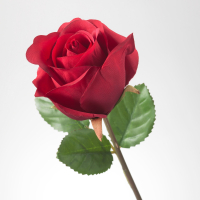
#> input picture linalg/flower.jpg, 200 x 200 px
$ jupyter execute '83강_02_특이값분해_이미지손실압축_예제.ipynb'
#> lines starting #> are read from the running program, lines starting #| are printed output that depends on the picture
# 83강 특이값 분해 - 이미지손실압축 예제

- [frankcleary 주피터](https://nbviewer.jupyter.org/gist/frankcleary/4d2bd178708503b556b0)를 참고했다.
- 이전에 고유값 벡터로 이미지를 근사하는 예제를 만들어봤었다.
- 이번에는 SVD로 근사치를 계산하는 예제를 만들어본다.
- 흑백이미지로 테스트 한다.

### TOC
1. 넘파이 함수 확인 - np.linalg.svd()
1. 근사치 계산 로직 정리
1. 특이값 분해 - 정방행렬
1. 특이값 분해 - 가로가 긴 이미지
1. 특이값 분해 - 세로가 긴 이미지

## 넘파이 함수 확인
- 넘파이의 np.linalg.svd()로 특이값 분해를 한다.
- np.linalg.svd()를 이용하여
$A$행렬을 $ U \Sigma V^T$로 분해한 뒤 다시 곱하면 원래 $A$가 나오는 것을 확인해보자.

[cell 1]
import matplotlib.pylab as plt
import numpy as np
import functools

[cell 2]
a = np.array([[2,3,4],[4,2,5],[7,8,9]])
U,sigma,VT = np.linalg.svd(a)

print('Left Singular Matrix =', U.shape)
print('Singular values =', sigma)
print('Right Singular Matrix =', VT.shape)

# 분해해서 다시 곱하면 원래 행렬값과 동일한 것을 알 수 있다.
U @ np.diag(sigma) @ VT

### 근사치 계산 로직 정리
**계산의 효율성 문제**
- 예를 들어 너비가 200인 정사각 이미지를, N=2로 근사치 행렬을 만들려면?

- $ U \Sigma V^T $에서 $ \Sigma $의 대각원소는 200개

- N=2로 근사치 행렬을 만든다는 것은 $ \Sigma $의 대각원소를 2개만 사용하겠다는 의미

- 그러면 $ \Sigma $의 세번째 이후의 대각원소를 0으로 두고 행렬을 곱해야겠다고 생각했다.

- 물론 이렇게 해도 되지만, 불필요한 행렬곱셈을 하게 된다.
    - 세번째 대각원소는 0이므로 곱하지 않아도 된다.
    - 따라서 198개의 원소가 의미없이 행렬곱셈에 투입되는 것이다.

**다음과 같이 로직을 정리하면 되겠다**

- N=1이면,
    - $ \Sigma $는 1행 1열만 사용한다.
    - 그래서 $U\Sigma$ 행렬곱에서 $U$는 200행 1열만 의미가 있다. 다른 열은 곱해도 0이다.
    - 또 $\Sigma V^T$ 행렬곱에서 $V^T$의 1행 200열만 의미가 있다. 다른 행은 곱해도 0이다.
    - 따라서 $N=1$ 일때 행렬곱의 형태는
    $ U_{200x1} \, \Sigma_{1x1} \, V^T_{1x200} $

- N=2이면,
    - $ \Sigma $는 2행 2열만 사용한다.
    - 그래서 $U\Sigma$ 행렬곱에서 $U$의 200행 2열만 의미가 있다. 다른 열은 곱해도 0이다.
    - 또 $\Sigma V^T$ 행렬곱에서 $V^T$도 2행 200열만 의미가 있다. 다른 행은 곱해도 0이다.
    - 따라서 $N=2$ 일때 행렬곱의 형태는
    $ U_{200x2} \, \Sigma_{2x2} \, V^T_{2x200} $

> 그리고 N의 최대값은 특이값의 개수이다.( $\sigma_n$ )

## 특이값 분해 - 정방행렬

[cell 3]
# OpenCV 임포트
import cv2

### 공통함수

[cell 4]
# matplotlib에 이미지 표시하는 유틸리티 함수
def plot_img(ax, title, img, color=cv2.COLOR_BGR2RGB):
    ax.set_title(title)
    ax.imshow(cv2.cvtColor(img, color))

### 테스트 이미지 준비
- 코드를 단순화하기 위해 흑백이미지로 테스트한다

[cell 5]
org_img1 = cv2.imread('flower.jpg', cv2.IMREAD_COLOR)
#> org_img1 is the input picture: shape (200, 200, 3); mean B, G, R 179.7, 181.2, 205.6
TEST_IMG1 = cv2.cvtColor(org_img1, cv2.COLOR_BGR2GRAY)

fig, ax = plt.subplots(1, 2, figsize=(10,6))
plot_img(ax[0], f'Original w={org_img1.shape[1]}, h={org_img1.shape[0]}', org_img1)
plot_img(ax[1], f'Test w={org_img1.shape[1]}, h={org_img1.shape[0]}', TEST_IMG1)

### 이미지 행렬을 SVD로 분해
- U, sigma, VT 로 분해한다.

[cell 6]
U, sigma, VT = np.linalg.svd(TEST_IMG1)
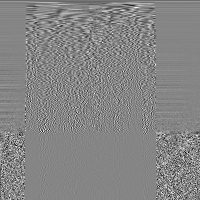
#> VT: shape (200, 200) float64; min -0.434, max 0.394, mean -0.000432; drawn with min black and max white
#> sigma = 200 values, max 39284.4 at index 0, min 0.019 at index 199, mean 408.9
print('Left Singular Matrix =', U.shape)
#| Left Singular Matrix = (200, 200)
print('Singular values =', sigma.shape)
#| Singular values = (200,)
print('Right Singular Matrix =', VT.shape)
#| Right Singular Matrix = (200, 200)
#| (200, 2)
#| (2, 2)
#| (2, 200)

### N에 따라 근사치 행렬을 만드는 함수

[cell 7]
# 2차원행렬의 근사치 계산
def approx(n,u_mat, sigma, vt_mat):
#> called with n = 1, sigma = array of shape (200,)
    nn = np.min((n, len(sigma)))
#> nn = 1

    # U는 n열만 계산에 포함
    # sigma는 n개만 계산에 포함
    # V는 n행만 계산에 포함
    mat = u_mat[:,:nn] @ np.diag(sigma[:nn]) @ vt_mat[:nn, :]
    # 근사치라서 255보다 조금 클 수도 있고
    # 0보다 조금 작을 수도 있다. 0~255사이로 보정
    return np.clip(mat, 0, 255).astype('uint8')

### N값별로 이미지 확인

[cell 8]
# functools.partial로 함수를 단순화
approximate = functools.partial(approx,
                                u_mat=U,
                                sigma=sigma,
                                vt_mat=VT)
print(U[:,:2].shape)
print(np.diag(sigma[:2]).shape)
print(VT[:2, :].shape)
fig, ax = plt.subplots(2, 3)
fig.set_size_inches(w=14, h=10)
plot_img(ax[0,0], 'Original', TEST_IMG1)
plot_img(ax[0,1], 'N=1', approximate(n=1))
plot_img(ax[0,2], 'N=5', approximate(n=5))
plot_img(ax[1,0], 'N=10', approximate(n=10))
plot_img(ax[1,1], 'N=30', approximate(n=30))
plot_img(ax[1,2], 'N=80', approximate(n=80))

## 특이값 분해 - 가로가 긴 행렬
- 고유값 분해는 대칭 행렬만 가능했는데
- 특이값 분해는 대칭이 아니어도 되고, 정방행렬이 아니어도 된다.

[cell 9]
org_img2 = cv2.imread('yeona.jpg', cv2.IMREAD_COLOR)
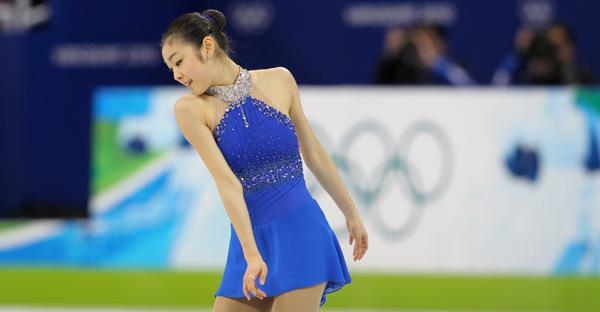
#> input picture linalg/yeona.jpg, 600 x 312 px
#> org_img2 is the input picture: shape (312, 600, 3); mean B, G, R 136.6, 127.6, 112
TEST_IMG2 = cv2.cvtColor(org_img2, cv2.COLOR_BGR2GRAY)

fig, ax = plt.subplots(1, 2, figsize=(14,6))
plot_img(ax[0], f'Original w={org_img2.shape[1]}, h={org_img2.shape[0]}', org_img2)
plot_img(ax[1], f'Test w={org_img2.shape[1]}, h={org_img2.shape[0]}', TEST_IMG2)

[cell 10]
# height,width = org_img.shape
U, sigma, VT = np.linalg.svd(TEST_IMG2)
#> U: shape (312, 312) float64
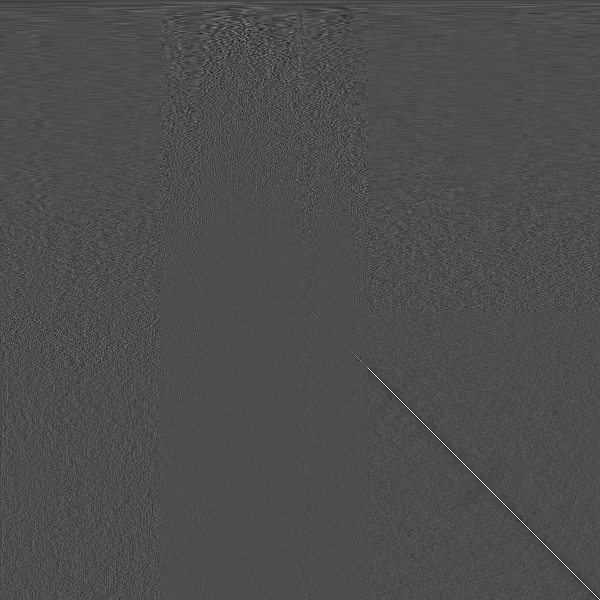
#> VT: shape (600, 600) float64; min -0.358, max 0.822, mean -9.82e-05; drawn with min black and max white
#> sigma = 312 values, max 59957.8 at index 0, min 4.71 at index 311, mean 478.2
print('Left Singular Matrix =', U.shape)
#| Left Singular Matrix = (312, 312)
print('Right Singular Matrix =', VT.shape)
#| Right Singular Matrix = (600, 600)
print('sigma =', sigma.shape)
#| sigma = (312,)

[cell 11]
approximate = functools.partial(approx, u_mat=U, sigma=sigma, vt_mat=VT)

fig, ax = plt.subplots(2, 3)
fig.set_size_inches(w=24, h=9)
plot_img(ax[0,0], 'Original', TEST_IMG2)
plot_img(ax[0,1], 'N=1', approximate(n=1))
#> in approx (call 6), `nn = np.min((n, len(sigma)))`: nn = 1
#> in approx (call 6), `mat = u_mat[:,:nn] @ np.diag(sigma[:nn]) @ vt_mat[:nn, :]`:
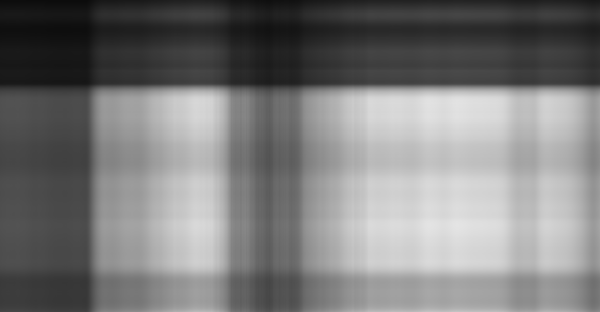
#> mat: shape (312, 600) float64; min 12.04, max 228.4, mean 123.1
plot_img(ax[0,2], 'N=5', approximate(n=5))
plot_img(ax[1,0], 'N=10', approximate(n=10))
plot_img(ax[1,1], 'N=30', approximate(n=30))
plot_img(ax[1,2], 'N=50', approximate(n=50))

## 특이값 분해 - 세로가 긴 행렬
- 세로가 긴 이미지도 잘 되는지 테스트해보자.
- 로직은 동일하다.

[cell 12]
org_img3 = cv2.imread('seolhyun.jpg', cv2.IMREAD_COLOR)
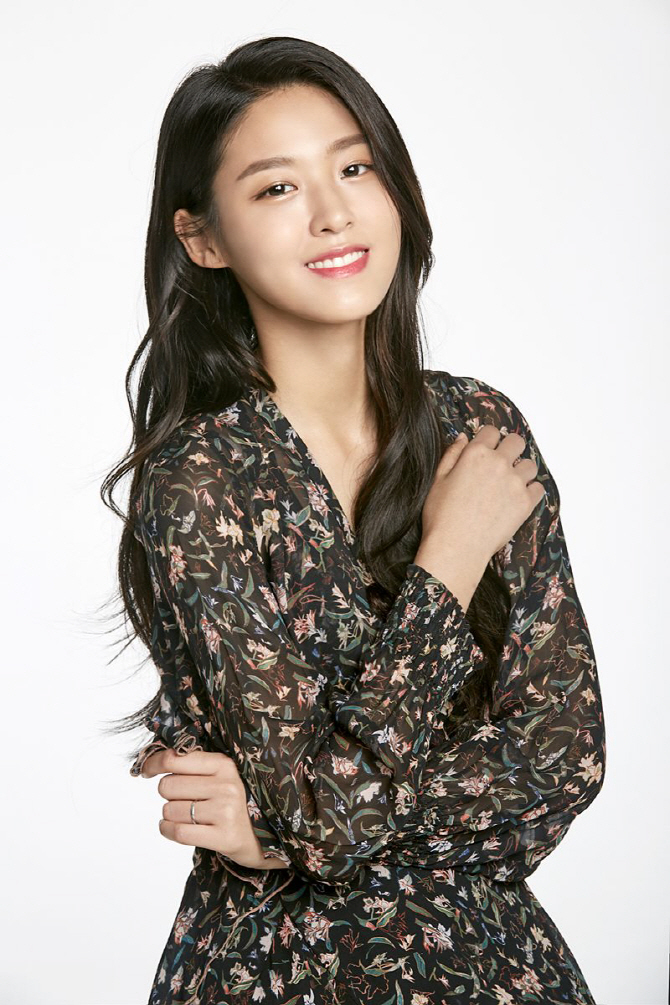
#> input picture linalg/seolhyun.jpg, 670 x 1005 px
#> org_img3 is the input picture: shape (1005, 670, 3); mean B, G, R 157.7, 163.8, 170.6
TEST_IMG3 = cv2.cvtColor(org_img3, cv2.COLOR_BGR2GRAY)

fig, ax = plt.subplots(1, 2, figsize=(8,6))
plot_img(ax[0], f'Original w={org_img3.shape[1]}, h={org_img3.shape[0]}', org_img3)
plot_img(ax[1], f'Test w={org_img3.shape[1]}, h={org_img3.shape[0]}', TEST_IMG3)

[cell 13]
# height,width = org_img.shape
U, sigma, VT = np.linalg.svd(TEST_IMG3)
#> U: shape (1005, 1005) float64
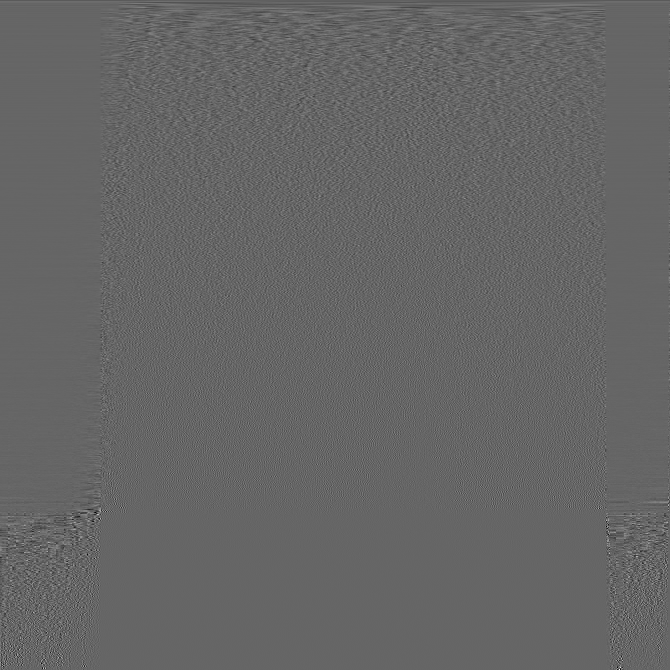
#> VT: shape (670, 670) float64; min -0.465, max 0.697, mean -9.03e-05; drawn with min black and max white
#> sigma = 670 values, max 145622 at index 0, min 0.973 at index 669, mean 917.4
print('Left Singular Matrix =', U.shape)
#| Left Singular Matrix = (1005, 1005)
print('Right Singular Matrix =', VT.shape)
#| Right Singular Matrix = (670, 670)
print('sigma =', sigma.shape)
#| sigma = (670,)

[cell 14]
approximate = functools.partial(approx, u_mat=U, sigma=sigma, vt_mat=VT)

fig, ax = plt.subplots(2, 3)
fig.set_size_inches(w=12, h=12)
plot_img(ax[0,0], 'Original', TEST_IMG3)
plot_img(ax[0,1], 'N=1', approximate(n=1))
#> in approx (call 11), `nn = np.min((n, len(sigma)))`: nn = 1
#> in approx (call 11), `return np.clip(mat, 0, 255).astype('uint8')`:
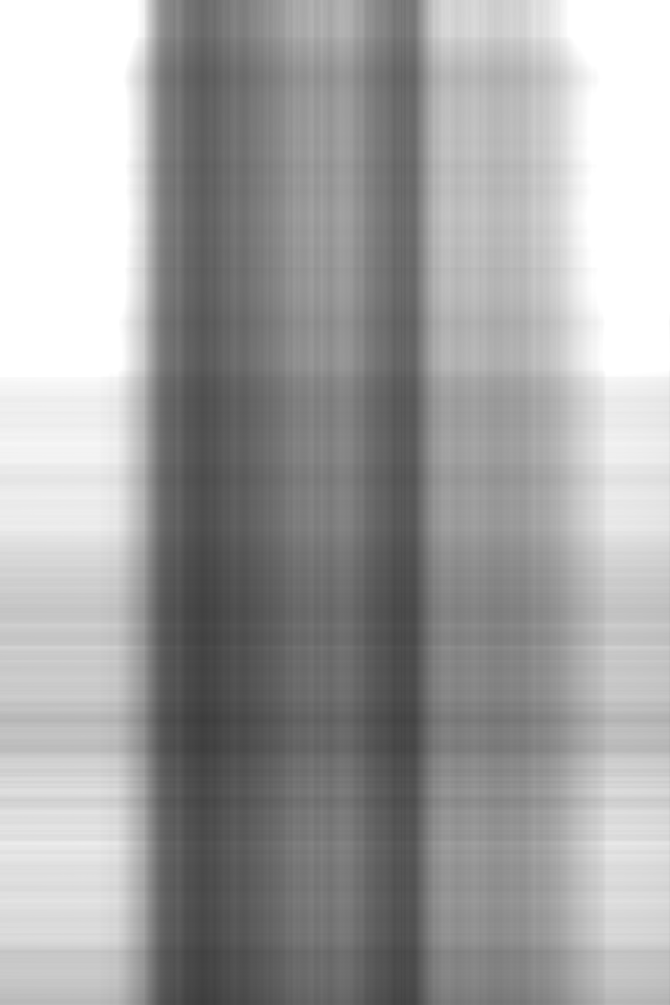
#> returned value: shape (1005, 670); min 60, max 255, mean 162.7
plot_img(ax[0,2], 'N=5', approximate(n=5))
plot_img(ax[1,0], 'N=10', approximate(n=10))
plot_img(ax[1,1], 'N=30', approximate(n=30))
#> in approx (call 14), `nn = np.min((n, len(sigma)))`: nn = 30
#> in approx (call 14), `mat = u_mat[:,:nn] @ np.diag(sigma[:nn]) @ vt_mat[:nn, :]`:
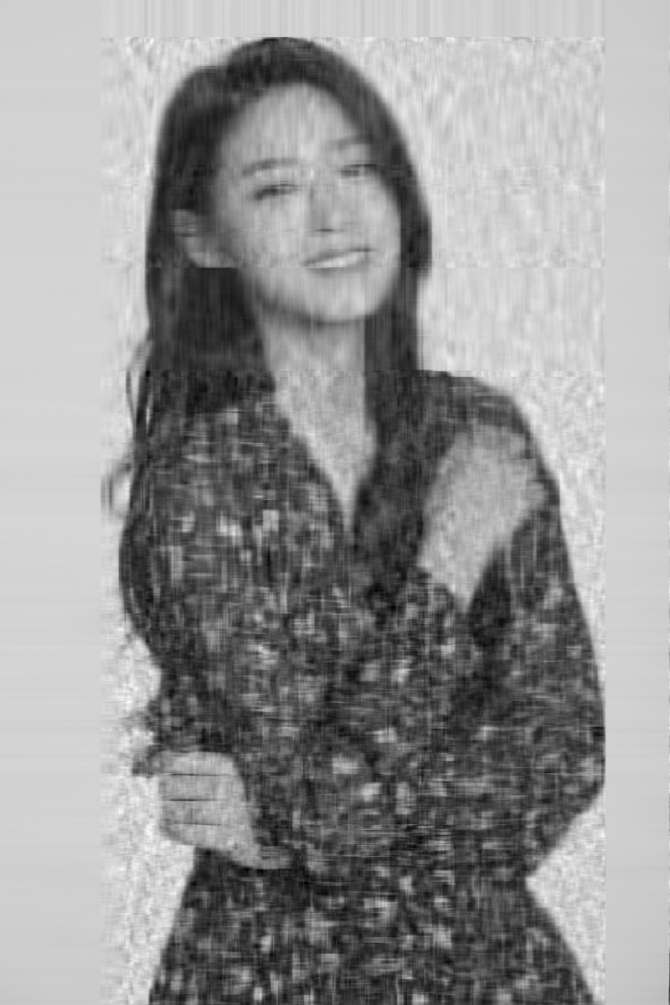
#> mat: shape (1005, 670) float64; min -32.25, max 307.2, mean 165.1; drawn with min black and max white
#> in approx (call 14), `return np.clip(mat, 0, 255).astype('uint8')`:
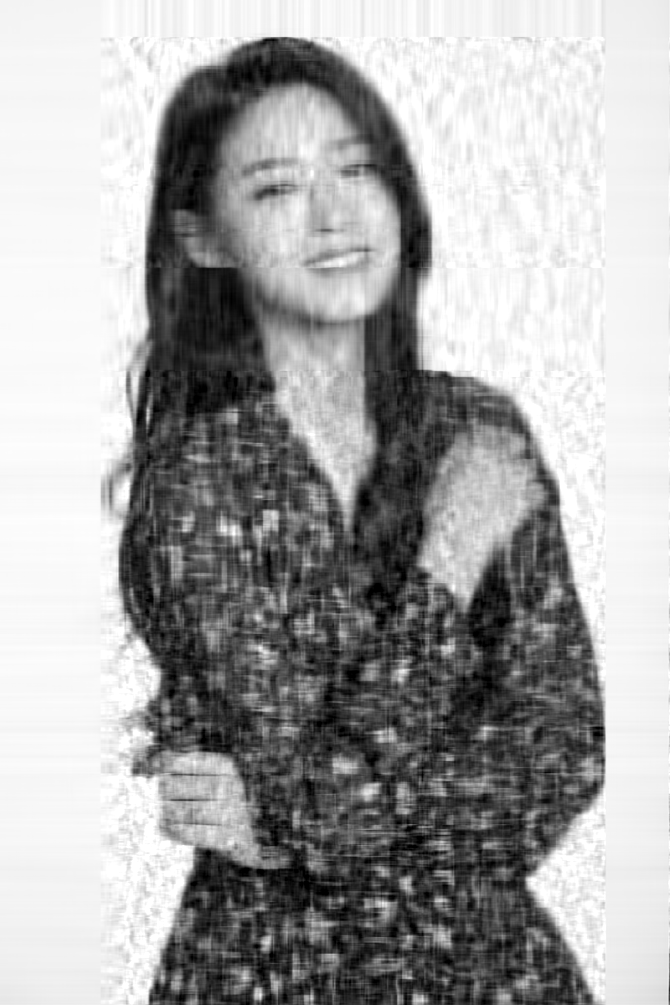
#> returned value: shape (1005, 670); min 0, max 255, mean 164.4
plot_img(ax[1,2], 'N=200', approximate(n=200))
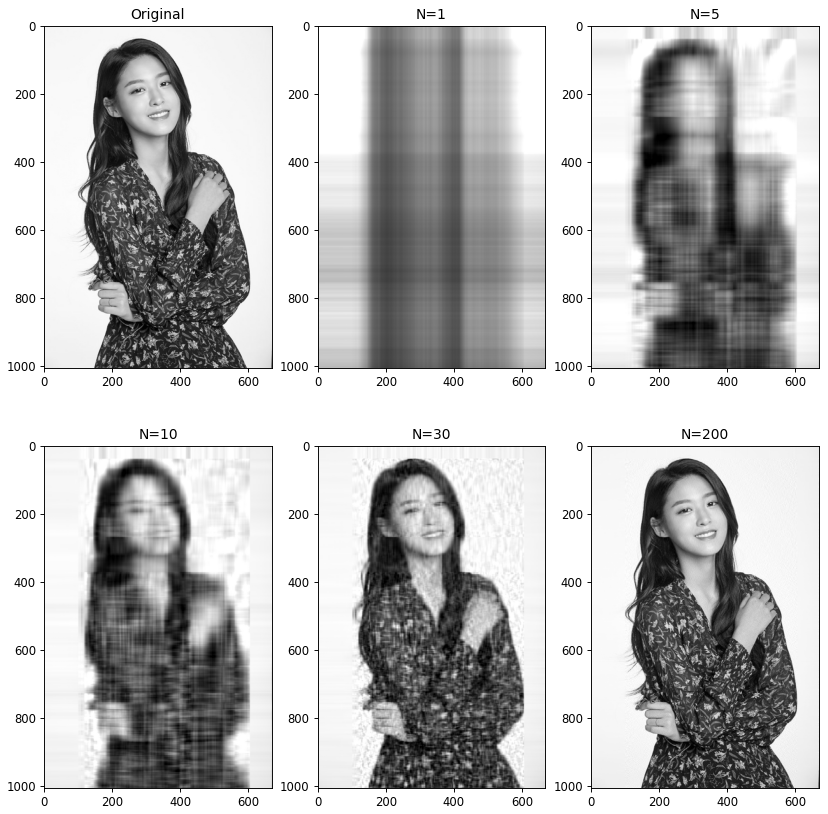
#> figure drawn by matplotlib, 6 panels
